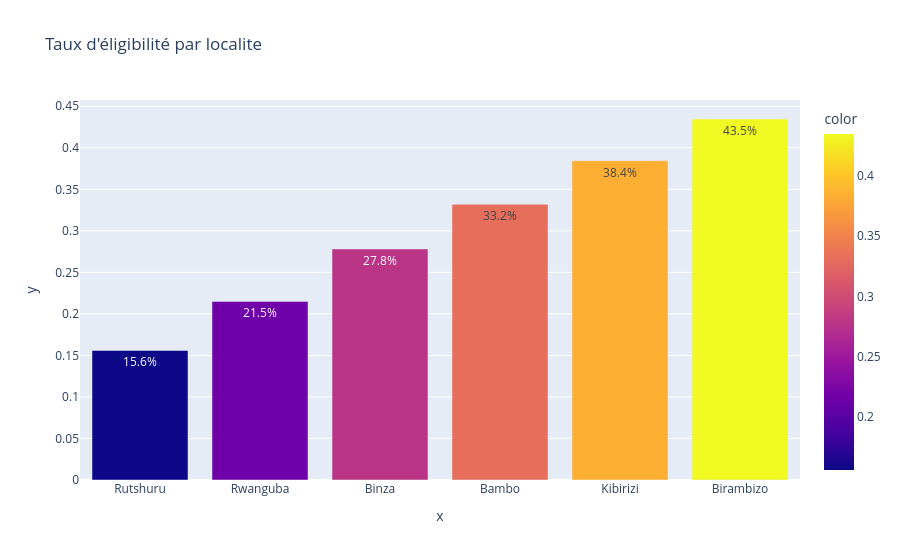
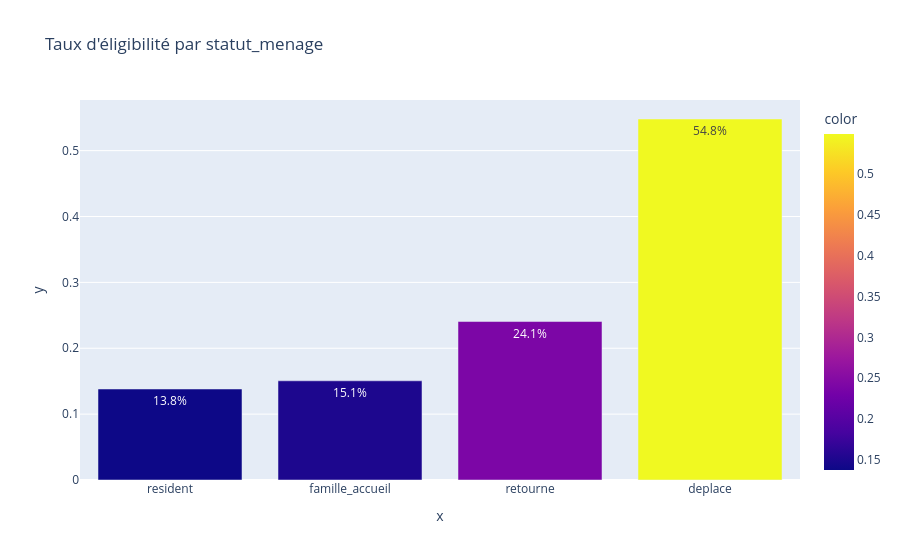
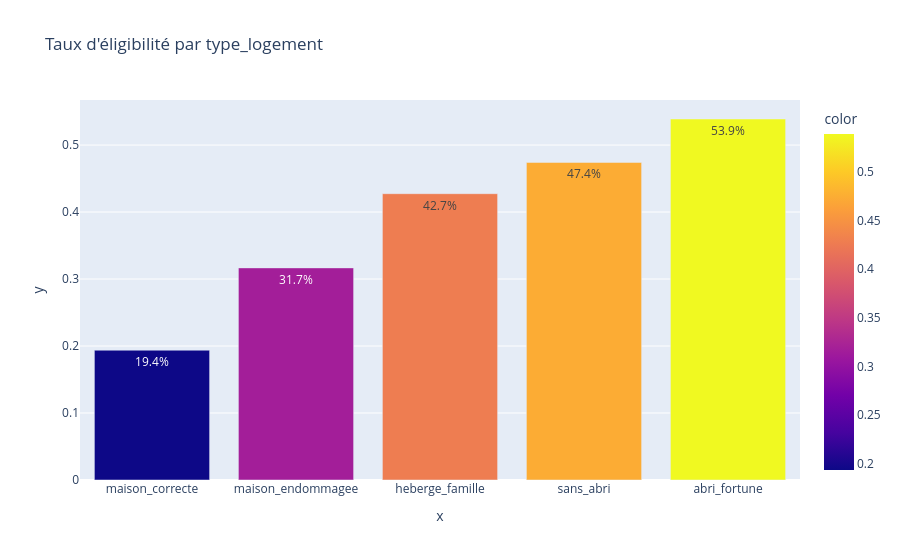

These figures' notebook cell, in order:
### Code cell
for col in ['localite', 'statut_menage', 'type_logement', 'source_revenu']:
    taux_func(col)

### Figure 1 — Plotly figure (JSON) as saved in the notebook; plotly's stock layout.template omitted (floating-point values rounded to 4 significant figures)
{"data": [{"hovertemplate": "x=%{x}<br>y=%{y}<br>color=%{marker.color}<extra></extra>", "legendgroup": "", "marker": {"color": [0.156, 0.2151, 0.2782, 0.332, 0.3845, 0.4346], "coloraxis": "coloraxis", "pattern": {"shape": ""}}, "name": "", "orientation": "v", "showlegend": false, "textposition": "auto", "texttemplate": "%{y:.1%}", "type": "bar", "x": ["Rutshuru", "Rwanguba", "Binza", "Bambo", "Kibirizi", "Birambizo"], "xaxis": "x", "y": [0.156, 0.2151, 0.2782, 0.332, 0.3845, 0.4346], "yaxis": "y"}], "layout": {"barmode": "relative", "coloraxis": {"colorbar": {"title": {"text": "color"}}, "colorscale": [[0.0, "#0d0887"], [0.1111, "#46039f"], [0.2222, "#7201a8"], [0.3333, "#9c179e"], [0.4444, "#bd3786"], [0.5556, "#d8576b"], [0.6667, "#ed7953"], [0.7778, "#fb9f3a"], [0.8889, "#fdca26"], [1.0, "#f0f921"]]}, "legend": {"tracegroupgap": 0}, "title": {"text": "Taux d'éligibilité par localite"}, "xaxis": {"anchor": "y", "domain": [0.0, 1.0], "title": {"text": "x"}}, "yaxis": {"anchor": "x", "domain": [0.0, 1.0], "title": {"text": "y"}}}}

### Figure 2 — Plotly figure (JSON) as saved in the notebook; plotly's stock layout.template omitted (floating-point values rounded to 4 significant figures)
{"data": [{"hovertemplate": "x=%{x}<br>y=%{y}<br>color=%{marker.color}<extra></extra>", "legendgroup": "", "marker": {"color": [0.1381, 0.1506, 0.2406, 0.548], "coloraxis": "coloraxis", "pattern": {"shape": ""}}, "name": "", "orientation": "v", "showlegend": false, "textposition": "auto", "texttemplate": "%{y:.1%}", "type": "bar", "x": ["resident", "famille_accueil", "retourne", "deplace"], "xaxis": "x", "y": [0.1381, 0.1506, 0.2406, 0.548], "yaxis": "y"}], "layout": {"barmode": "relative", "coloraxis": {"colorbar": {"title": {"text": "color"}}, "colorscale": [[0.0, "#0d0887"], [0.1111, "#46039f"], [0.2222, "#7201a8"], [0.3333, "#9c179e"], [0.4444, "#bd3786"], [0.5556, "#d8576b"], [0.6667, "#ed7953"], [0.7778, "#fb9f3a"], [0.8889, "#fdca26"], [1.0, "#f0f921"]]}, "legend": {"tracegroupgap": 0}, "title": {"text": "Taux d'éligibilité par statut_menage"}, "xaxis": {"anchor": "y", "domain": [0.0, 1.0], "title": {"text": "x"}}, "yaxis": {"anchor": "x", "domain": [0.0, 1.0], "title": {"text": "y"}}}}

### Figure 3 — Plotly figure (JSON) as saved in the notebook; plotly's stock layout.template omitted (floating-point values rounded to 4 significant figures)
{"data": [{"hovertemplate": "x=%{x}<br>y=%{y}<br>color=%{marker.color}<extra></extra>", "legendgroup": "", "marker": {"color": [0.1938, 0.3166, 0.4274, 0.4741, 0.5389], "coloraxis": "coloraxis", "pattern": {"shape": ""}}, "name": "", "orientation": "v", "showlegend": false, "textposition": "auto", "texttemplate": "%{y:.1%}", "type": "bar", "x": ["maison_correcte", "maison_endommagee", "heberge_famille", "sans_abri", "abri_fortune"], "xaxis": "x", "y": [0.1938, 0.3166, 0.4274, 0.4741, 0.5389], "yaxis": "y"}], "layout": {"barmode": "relative", "coloraxis": {"colorbar": {"title": {"text": "color"}}, "colorscale": [[0.0, "#0d0887"], [0.1111, "#46039f"], [0.2222, "#7201a8"], [0.3333, "#9c179e"], [0.4444, "#bd3786"], [0.5556, "#d8576b"], [0.6667, "#ed7953"], [0.7778, "#fb9f3a"], [0.8889, "#fdca26"], [1.0, "#f0f921"]]}, "legend": {"tracegroupgap": 0}, "title": {"text": "Taux d'éligibilité par type_logement"}, "xaxis": {"anchor": "y", "domain": [0.0, 1.0], "title": {"text": "x"}}, "yaxis": {"anchor": "x", "domain": [0.0, 1.0], "title": {"text": "y"}}}}
